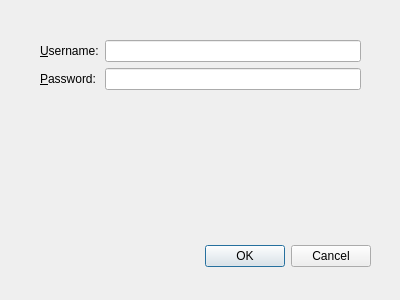
<?xml version="1.0" encoding="UTF-8"?>
<ui version="4.0">
 <class>Dialog</class>
 <widget class="QDialog" name="Dialog">
  <property name="geometry">
   <rect>
    <x>0</x>
    <y>0</y>
    <width>400</width>
    <height>300</height>
   </rect>
  </property>
  <property name="windowTitle">
   <string>Login</string>
  </property>
  <widget class="QDialogButtonBox" name="buttonBox">
   <property name="geometry">
    <rect>
     <x>30</x>
     <y>240</y>
     <width>341</width>
     <height>32</height>
    </rect>
   </property>
   <property name="orientation">
    <enum>Qt::Horizontal</enum>
   </property>
   <property name="standardButtons">
    <set>QDialogButtonBox::Cancel|QDialogButtonBox::Ok</set>
   </property>
  </widget>
  <widget class="QWidget" name="formLayoutWidget">
   <property name="geometry">
    <rect>
     <x>40</x>
     <y>40</y>
     <width>321</width>
     <height>101</height>
    </rect>
   </property>
   <layout class="QFormLayout" name="formLayout">
    <item row="0" column="1">
     <widget class="QLineEdit" name="txtUsername"/>
    </item>
    <item row="0" column="0">
     <widget class="QLabel" name="lblUsername">
      <property name="text">
       <string>&amp;Username:</string>
      </property>
      <property name="buddy">
       <cstring>txtUsername</cstring>
      </property>
     </widget>
    </item>
    <item row="1" column="0">
     <widget class="QLabel" name="lblPassword">
      <property name="text">
       <string>&amp;Password:</string>
      </property>
      <property name="buddy">
       <cstring>txtPassword</cstring>
      </property>
     </widget>
    </item>
    <item row="1" column="1">
     <widget class="QLineEdit" name="txtPassword"/>
    </item>
   </layout>
  </widget>
 </widget>
 <resources/>
 <connections>
  <connection>
   <sender>buttonBox</sender>
   <signal>accepted()</signal>
   <receiver>Dialog</receiver>
   <slot>accept()</slot>
   <hints>
    <hint type="sourcelabel">
     <x>248</x>
     <y>254</y>
    </hint>
    <hint type="destinationlabel">
     <x>157</x>
     <y>274</y>
    </hint>
   </hints>
  </connection>
  <connection>
   <sender>buttonBox</sender>
   <signal>rejected()</signal>
   <receiver>Dialog</receiver>
   <slot>reject()</slot>
   <hints>
    <hint type="sourcelabel">
     <x>316</x>
     <y>260</y>
    </hint>
    <hint type="destinationlabel">
     <x>286</x>
     <y>274</y>
    </hint>
   </hints>
  </connection>
 </connections>
</ui>
